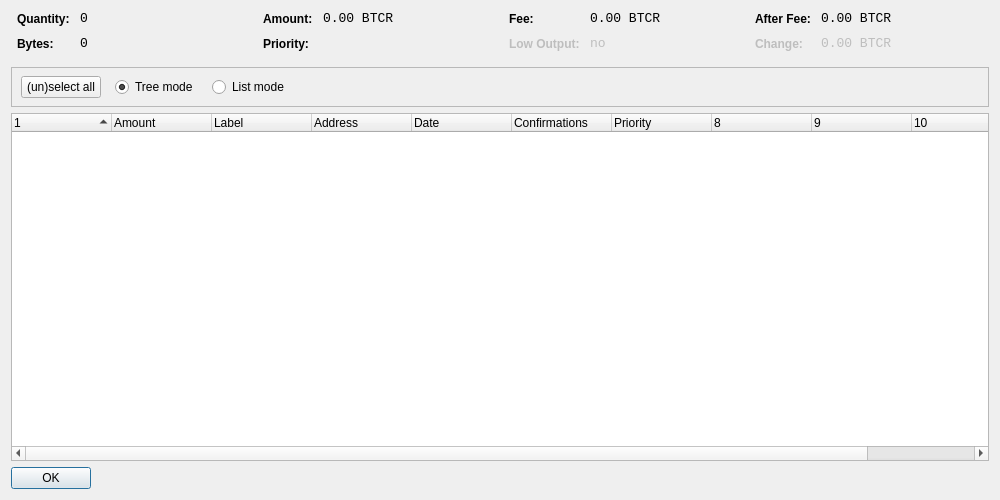
<?xml version="1.0" encoding="UTF-8"?>
<ui version="4.0">
 <class>CoinControlDialog</class>
 <widget class="QDialog" name="CoinControlDialog">
  <property name="geometry">
   <rect>
    <x>0</x>
    <y>0</y>
    <width>1000</width>
    <height>500</height>
   </rect>
  </property>
  <property name="windowTitle">
   <string>Coin Control</string>
  </property>
  <layout class="QVBoxLayout" name="verticalLayout">
   <item>
    <layout class="QHBoxLayout" name="horizontalLayoutTop" stretch="0,0,0,0">
     <property name="topMargin">
      <number>0</number>
     </property>
     <property name="bottomMargin">
      <number>10</number>
     </property>
     <item>
      <layout class="QFormLayout" name="formLayoutCoinControl1">
       <property name="horizontalSpacing">
        <number>10</number>
       </property>
       <property name="verticalSpacing">
        <number>10</number>
       </property>
       <property name="leftMargin">
        <number>6</number>
       </property>
       <property name="rightMargin">
        <number>6</number>
       </property>
       <item row="0" column="0">
        <widget class="QLabel" name="labelCoinControlQuantityText">
         <property name="styleSheet">
          <string notr="true">font-weight:bold;</string>
         </property>
         <property name="text">
          <string>Quantity:</string>
         </property>
        </widget>
       </item>
       <item row="0" column="1">
        <widget class="QLabel" name="labelCoinControlQuantity">
         <property name="font">
          <font>
           <family>Monospace</family>
           <pointsize>10</pointsize>
          </font>
         </property>
         <property name="cursor">
          <cursorShape>IBeamCursor</cursorShape>
         </property>
         <property name="contextMenuPolicy">
          <enum>Qt::ActionsContextMenu</enum>
         </property>
         <property name="text">
          <string notr="true">0</string>
         </property>
         <property name="textInteractionFlags">
          <set>Qt::LinksAccessibleByMouse|Qt::TextSelectableByKeyboard|Qt::TextSelectableByMouse</set>
         </property>
        </widget>
       </item>
       <item row="1" column="0">
        <widget class="QLabel" name="labelCoinControlBytesText">
         <property name="styleSheet">
          <string notr="true">font-weight:bold;</string>
         </property>
         <property name="text">
          <string>Bytes:</string>
         </property>
        </widget>
       </item>
       <item row="1" column="1">
        <widget class="QLabel" name="labelCoinControlBytes">
         <property name="font">
          <font>
           <family>Monospace</family>
           <pointsize>10</pointsize>
          </font>
         </property>
         <property name="cursor">
          <cursorShape>IBeamCursor</cursorShape>
         </property>
         <property name="contextMenuPolicy">
          <enum>Qt::ActionsContextMenu</enum>
         </property>
         <property name="text">
          <string notr="true">0</string>
         </property>
         <property name="textInteractionFlags">
          <set>Qt::LinksAccessibleByMouse|Qt::TextSelectableByKeyboard|Qt::TextSelectableByMouse</set>
         </property>
        </widget>
       </item>
      </layout>
     </item>
     <item>
      <layout class="QFormLayout" name="formLayoutCoinControl2">
       <property name="horizontalSpacing">
        <number>10</number>
       </property>
       <property name="verticalSpacing">
        <number>10</number>
       </property>
       <property name="leftMargin">
        <number>6</number>
       </property>
       <property name="rightMargin">
        <number>6</number>
       </property>
       <item row="0" column="0">
        <widget class="QLabel" name="labelCoinControlAmountText">
         <property name="styleSheet">
          <string notr="true">font-weight:bold;</string>
         </property>
         <property name="text">
          <string>Amount:</string>
         </property>
        </widget>
       </item>
       <item row="0" column="1">
        <widget class="QLabel" name="labelCoinControlAmount">
         <property name="font">
          <font>
           <family>Monospace</family>
           <pointsize>10</pointsize>
          </font>
         </property>
         <property name="cursor">
          <cursorShape>IBeamCursor</cursorShape>
         </property>
         <property name="contextMenuPolicy">
          <enum>Qt::ActionsContextMenu</enum>
         </property>
         <property name="text">
          <string notr="true">0.00 BTCR</string>
         </property>
         <property name="textInteractionFlags">
          <set>Qt::LinksAccessibleByMouse|Qt::TextSelectableByKeyboard|Qt::TextSelectableByMouse</set>
         </property>
        </widget>
       </item>
       <item row="1" column="0">
        <widget class="QLabel" name="labelCoinControlPriorityText">
         <property name="styleSheet">
          <string notr="true">font-weight:bold;</string>
         </property>
         <property name="text">
          <string>Priority:</string>
         </property>
        </widget>
       </item>
       <item row="1" column="1">
        <widget class="QLabel" name="labelCoinControlPriority">
         <property name="font">
          <font>
           <family>Monospace</family>
           <pointsize>10</pointsize>
          </font>
         </property>
         <property name="cursor">
          <cursorShape>IBeamCursor</cursorShape>
         </property>
         <property name="contextMenuPolicy">
          <enum>Qt::ActionsContextMenu</enum>
         </property>
         <property name="text">
          <string/>
         </property>
         <property name="textInteractionFlags">
          <set>Qt::LinksAccessibleByMouse|Qt::TextSelectableByKeyboard|Qt::TextSelectableByMouse</set>
         </property>
        </widget>
       </item>
      </layout>
     </item>
     <item>
      <layout class="QFormLayout" name="formLayoutCoinControl3">
       <property name="horizontalSpacing">
        <number>10</number>
       </property>
       <property name="verticalSpacing">
        <number>10</number>
       </property>
       <property name="leftMargin">
        <number>6</number>
       </property>
       <property name="rightMargin">
        <number>6</number>
       </property>
       <item row="0" column="0">
        <widget class="QLabel" name="labelCoinControlFeeText">
         <property name="styleSheet">
          <string notr="true">font-weight:bold;</string>
         </property>
         <property name="text">
          <string>Fee:</string>
         </property>
        </widget>
       </item>
       <item row="0" column="1">
        <widget class="QLabel" name="labelCoinControlFee">
         <property name="font">
          <font>
           <family>Monospace</family>
           <pointsize>10</pointsize>
          </font>
         </property>
         <property name="cursor">
          <cursorShape>IBeamCursor</cursorShape>
         </property>
         <property name="contextMenuPolicy">
          <enum>Qt::ActionsContextMenu</enum>
         </property>
         <property name="text">
          <string notr="true">0.00 BTCR</string>
         </property>
         <property name="textInteractionFlags">
          <set>Qt::LinksAccessibleByMouse|Qt::TextSelectableByKeyboard|Qt::TextSelectableByMouse</set>
         </property>
        </widget>
       </item>
       <item row="1" column="0">
        <widget class="QLabel" name="labelCoinControlLowOutputText">
         <property name="enabled">
          <bool>false</bool>
         </property>
         <property name="styleSheet">
          <string notr="true">font-weight:bold;</string>
         </property>
         <property name="text">
          <string>Low Output:</string>
         </property>
        </widget>
       </item>
       <item row="1" column="1">
        <widget class="QLabel" name="labelCoinControlLowOutput">
         <property name="enabled">
          <bool>false</bool>
         </property>
         <property name="font">
          <font>
           <family>Monospace</family>
           <pointsize>10</pointsize>
          </font>
         </property>
         <property name="cursor">
          <cursorShape>IBeamCursor</cursorShape>
         </property>
         <property name="contextMenuPolicy">
          <enum>Qt::ActionsContextMenu</enum>
         </property>
         <property name="text">
          <string notr="true">no</string>
         </property>
         <property name="textInteractionFlags">
          <set>Qt::LinksAccessibleByMouse|Qt::TextSelectableByKeyboard|Qt::TextSelectableByMouse</set>
         </property>
        </widget>
       </item>
      </layout>
     </item>
     <item>
      <layout class="QFormLayout" name="formLayoutCoinControl4">
       <property name="horizontalSpacing">
        <number>10</number>
       </property>
       <property name="verticalSpacing">
        <number>10</number>
       </property>
       <property name="leftMargin">
        <number>6</number>
       </property>
       <property name="rightMargin">
        <number>6</number>
       </property>
       <item row="0" column="0">
        <widget class="QLabel" name="labelCoinControlAfterFeeText">
         <property name="styleSheet">
          <string notr="true">font-weight:bold;</string>
         </property>
         <property name="text">
          <string>After Fee:</string>
         </property>
        </widget>
       </item>
       <item row="0" column="1">
        <widget class="QLabel" name="labelCoinControlAfterFee">
         <property name="font">
          <font>
           <family>Monospace</family>
           <pointsize>10</pointsize>
          </font>
         </property>
         <property name="cursor">
          <cursorShape>IBeamCursor</cursorShape>
         </property>
         <property name="contextMenuPolicy">
          <enum>Qt::ActionsContextMenu</enum>
         </property>
         <property name="text">
          <string notr="true">0.00 BTCR</string>
         </property>
         <property name="textInteractionFlags">
          <set>Qt::LinksAccessibleByMouse|Qt::TextSelectableByKeyboard|Qt::TextSelectableByMouse</set>
         </property>
        </widget>
       </item>
       <item row="1" column="0">
        <widget class="QLabel" name="labelCoinControlChangeText">
         <property name="enabled">
          <bool>false</bool>
         </property>
         <property name="styleSheet">
          <string notr="true">font-weight:bold;</string>
         </property>
         <property name="text">
          <string>Change:</string>
         </property>
        </widget>
       </item>
       <item row="1" column="1">
        <widget class="QLabel" name="labelCoinControlChange">
         <property name="enabled">
          <bool>false</bool>
         </property>
         <property name="font">
          <font>
           <family>Monospace</family>
           <pointsize>10</pointsize>
          </font>
         </property>
         <property name="cursor">
          <cursorShape>IBeamCursor</cursorShape>
         </property>
         <property name="contextMenuPolicy">
          <enum>Qt::ActionsContextMenu</enum>
         </property>
         <property name="text">
          <string notr="true">0.00 BTCR</string>
         </property>
         <property name="textInteractionFlags">
          <set>Qt::LinksAccessibleByMouse|Qt::TextSelectableByKeyboard|Qt::TextSelectableByMouse</set>
         </property>
        </widget>
       </item>
      </layout>
     </item>
    </layout>
   </item>
   <item>
    <widget class="QFrame" name="frame">
     <property name="minimumSize">
      <size>
       <width>0</width>
       <height>40</height>
      </size>
     </property>
     <property name="frameShape">
      <enum>QFrame::StyledPanel</enum>
     </property>
     <property name="frameShadow">
      <enum>QFrame::Sunken</enum>
     </property>
     <widget class="QWidget" name="horizontalLayoutWidget">
      <property name="geometry">
       <rect>
        <x>10</x>
        <y>0</y>
        <width>781</width>
        <height>41</height>
       </rect>
      </property>
      <layout class="QHBoxLayout" name="horizontalLayoutPanel" stretch="0,0,0,0">
       <property name="spacing">
        <number>14</number>
       </property>
       <item>
        <widget class="QPushButton" name="pushButtonSelectAll">
         <property name="sizePolicy">
          <sizepolicy hsizetype="Maximum" vsizetype="Fixed">
           <horstretch>0</horstretch>
           <verstretch>0</verstretch>
          </sizepolicy>
         </property>
         <property name="text">
          <string>(un)select all</string>
         </property>
        </widget>
       </item>
       <item>
        <widget class="QRadioButton" name="radioTreeMode">
         <property name="sizePolicy">
          <sizepolicy hsizetype="Maximum" vsizetype="Fixed">
           <horstretch>0</horstretch>
           <verstretch>0</verstretch>
          </sizepolicy>
         </property>
         <property name="text">
          <string>Tree mode</string>
         </property>
         <property name="checked">
          <bool>true</bool>
         </property>
        </widget>
       </item>
       <item>
        <widget class="QRadioButton" name="radioListMode">
         <property name="sizePolicy">
          <sizepolicy hsizetype="Maximum" vsizetype="Fixed">
           <horstretch>0</horstretch>
           <verstretch>0</verstretch>
          </sizepolicy>
         </property>
         <property name="text">
          <string>List mode</string>
         </property>
        </widget>
       </item>
       <item>
        <spacer name="horizontalSpacer">
         <property name="orientation">
          <enum>Qt::Horizontal</enum>
         </property>
         <property name="sizeHint" stdset="0">
          <size>
           <width>40</width>
           <height>20</height>
          </size>
         </property>
        </spacer>
       </item>
      </layout>
     </widget>
    </widget>
   </item>
   <item>
    <widget class="CoinControlTreeWidget" name="treeWidget">
     <property name="contextMenuPolicy">
      <enum>Qt::CustomContextMenu</enum>
     </property>
     <property name="sortingEnabled">
      <bool>false</bool>
     </property>
     <property name="columnCount">
      <number>11</number>
     </property>
     <attribute name="headerShowSortIndicator" stdset="0">
      <bool>true</bool>
     </attribute>
     <attribute name="headerStretchLastSection">
      <bool>false</bool>
     </attribute>
     <column>
      <property name="text">
       <string/>
      </property>
     </column>
     <column>
      <property name="text">
       <string>Amount</string>
      </property>
     </column>
     <column>
      <property name="text">
       <string>Label</string>
      </property>
     </column>
     <column>
      <property name="text">
       <string>Address</string>
      </property>
     </column>
     <column>
      <property name="text">
       <string>Date</string>
      </property>
     </column>
     <column>
      <property name="text">
       <string>Confirmations</string>
      </property>
      <property name="toolTip">
       <string>Confirmed</string>
      </property>
     </column>
     <column>
      <property name="text">
       <string>Priority</string>
      </property>
     </column>
     <column>
      <property name="text">
       <string/>
      </property>
     </column>
     <column>
      <property name="text">
       <string/>
      </property>
     </column>
     <column>
      <property name="text">
       <string/>
      </property>
     </column>
     <column>
      <property name="text">
       <string/>
      </property>
     </column>
    </widget>
   </item>
   <item>
    <widget class="QDialogButtonBox" name="buttonBox">
     <property name="sizePolicy">
      <sizepolicy hsizetype="Maximum" vsizetype="Fixed">
       <horstretch>0</horstretch>
       <verstretch>0</verstretch>
      </sizepolicy>
     </property>
     <property name="orientation">
      <enum>Qt::Horizontal</enum>
     </property>
     <property name="standardButtons">
      <set>QDialogButtonBox::Ok</set>
     </property>
    </widget>
   </item>
  </layout>
 </widget>
 <customwidgets>
  <customwidget>
   <class>CoinControlTreeWidget</class>
   <extends>QTreeWidget</extends>
   <header>coincontroltreewidget.h</header>
  </customwidget>
 </customwidgets>
 <resources/>
 <connections/>
</ui>
